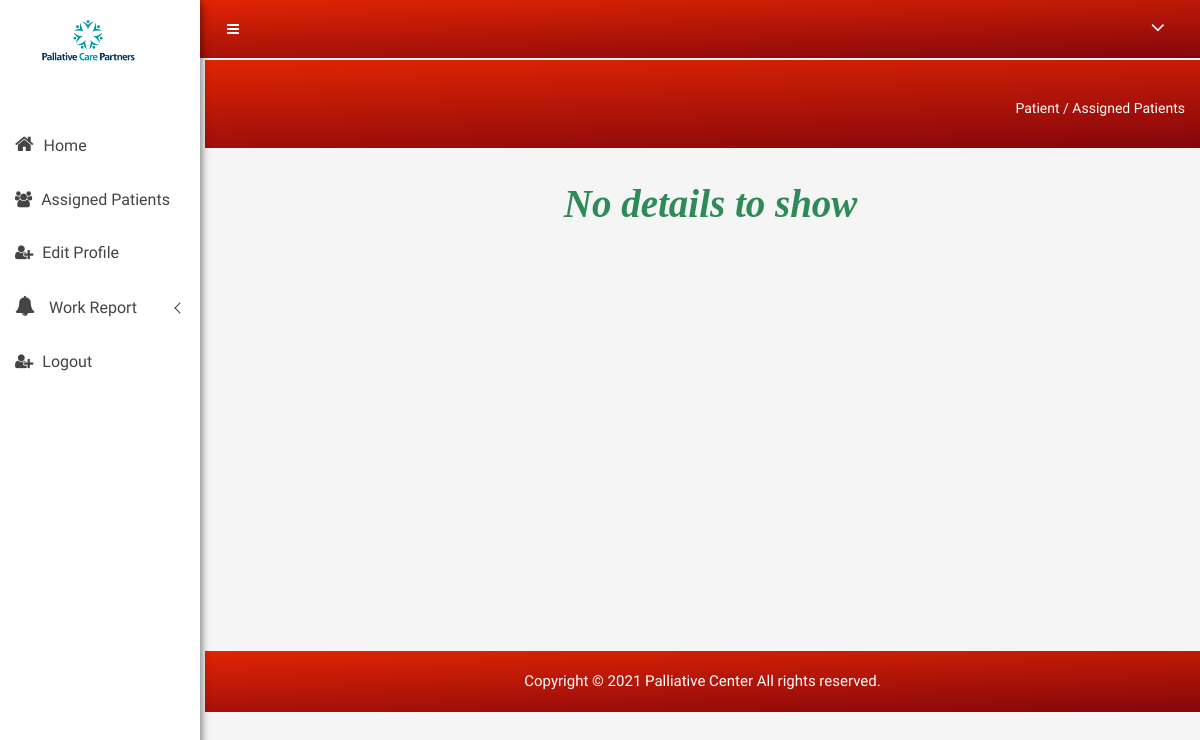
Before: /Nurse/view_patientlist.php (signed in) with the older database file.
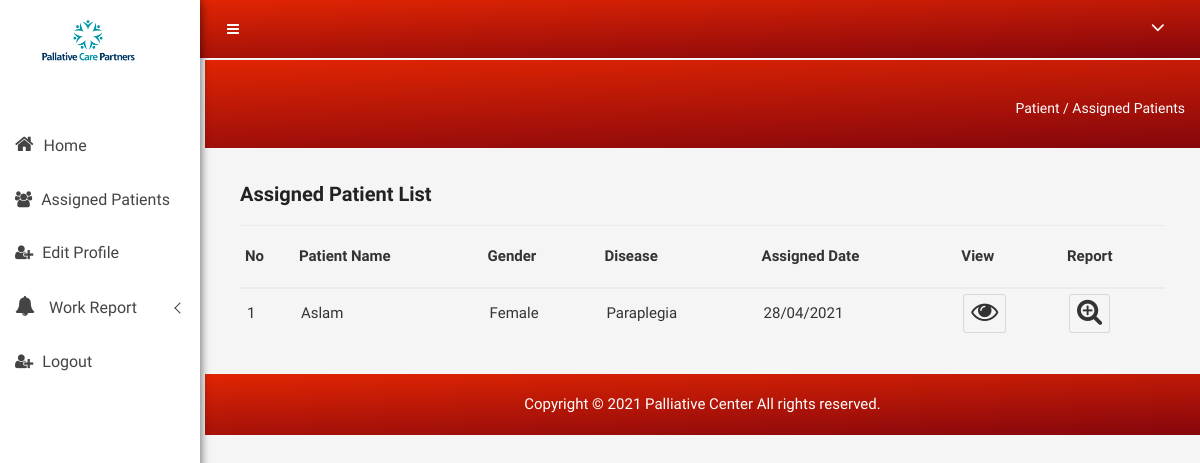
After: the same page with the newer database file.
### tables this page shows
CREATE TABLE `assign_nurse` (
  `ass_nid` int(5) NOT NULL,
  `nurse` int(5) NOT NULL,
  `patient` int(5) NOT NULL,
  `assigned_on` date NOT NULL,
  `ass_status` varchar(15) NOT NULL
);

CREATE TABLE `patient` (
  `pid` int(5) NOT NULL,
  `pname` varchar(30) NOT NULL,
  `mobile` bigint(12) NOT NULL,
  `dob` date NOT NULL,
  `gender` varchar(10) NOT NULL,
  `place` varchar(25) NOT NULL,
  `panchayath` varchar(25) NOT NULL,
  `ward` int(5) NOT NULL,
  `address` varchar(50) NOT NULL,
  `pincode` int(8) NOT NULL,
  `disease` varchar(30) NOT NULL
);

CREATE TABLE `nurse` (
  `nid` int(5) NOT NULL,
  `name` varchar(20) NOT NULL,
  `mobile` bigint(12) NOT NULL,
  `gender` varchar(15) NOT NULL,
  `dob` date NOT NULL,
  `place` varchar(15) NOT NULL,
  `address` varchar(30) NOT NULL
);

### Nurse/view_patientlist.php (the view, shortened to what this page needs)
<?php
include "header.php";
?>
<div class="breadcome-area">
    <div class="container-fluid">
        <div class="row">
            <div class="col-lg-12 col-md-12 col-sm-12 col-xs-12">
                <div class="breadcome-list single-page-breadcome">
                    <div class="row">
                        <div class="col-lg-6 col-md-6 col-sm-6 col-xs-6">
                        </div>
                        <div class="col-lg-6 col-md-6 col-sm-6 col-xs-6">
                            <ul class="breadcome-menu">
                                <li><a href="#">Patient</a> <span class="bread-slash">/</span>
                                </li>
                                <li><span class="bread-blod">Assigned Patients</span>
                                </li>
                            </ul>
                        </div>
                    </div>
                </div>
            </div>
        </div>
    </div>
</div>
</div>
<div class="product-status mg-tb-15">
    <div class="container-fluid">
        <div class="row">
            <div class="col-lg-12 col-md-12 col-sm-12 col-xs-12">
                <div class="product-status-wrap">
                    <?php
                    $sq=mysqli_query($con,"select * from patient INNER JOIN assign_nurse ON patient.pid=assign_nurse.patient inner join nurse ON assign_nurse.nurse=nurse.nid where nurse.mobile='$nmob'");
                    if(mysqli_num_rows($sq)==0){
                        echo "<h2 style='margin-left: 35%;color:seagreen;font-family: Times;font-style: italic;font-size: 39px;'>No details to show</h2><br><br><br><br><br><br><br><br><br><br><br><br><br><br><br><br><br><br><br>";
                    }else {
                        ?>
                        <h4>Assigned Patient List</h4>
                        <table>
                            <tr>
                                <th>No</th>
                                <th>Patient Name</th>
                                <th>Gender</th>
                                <th>Disease</th>
                                <th>Assigned Date</th>
                                <th data-field="view">View</th>
                                <th data-field="action">Report</th></tr>
                            <?php
                            $i = 1;
                            $sq=mysqli_query($con,"select * from patient INNER JOIN assign_nurse ON patient.pid=assign_nurse.patient inner join nurse ON assign_nurse.nurse=nurse.nid where nurse.mobile='$nmob'");
                            while ($ro = mysqli_fetch_array($sq)) {
                                ?>
                                <tr style="text-transform: capitalize">
                                    <td><?php echo $i ?></td>
                                    <td><?php echo $ro['pname'] ?></td>
                                    <td><?php echo $ro['gender'] ?></td>
                                    <td><?php echo $ro['disease'] ?></td>
                                    <td><?php echo date('d/m/Y', strtotime($ro['assigned_on'])) ?></td>
                                    <td>
                                        <a href="viewmore_plist.php?id=<?php echo $ro['pid'] ?>"
                                           data-toggle="tooltip" title="View" class="pd-setting-ed" style="padding: 6px 7px;
color:
#333;
font-size: 22px;
border-radius: 3px;
border: 1px solid
rgba(0,0,0,.12);
background:
#f5f5f5;">
                                            <i class="fa fa-eye" aria-hidden="true" style="font-size: 27px;"></i>
                                        </a>
                                    </td>
                                    <td>
                                        <a href="add_report.php?aid=<?php echo $ro['pid'] ?>"
                                           data-toggle="tooltip" title="View" class="pd-setting-ed" style="padding: 6px 7px;
color:
#333;
font-size: 22px;
border-radius: 3px;
border: 1px solid
rgba(0,0,0,.12);
background:
#f5f5f5;">
                                            <i class="fa fa-search-plus" style="font-size: 27px;"></i>
                                        </a>
                                    </td>
                                </tr>
                                <?php
                                $i++;
                            }
                            ?>
                        </table>
                        <?php
                    }
                    ?>
                </div>
            </div>
        </div>
    </div>
</div>
<?php
include "footer.php";
?>
</body>
</html>

### Nurse/header.php (shortened to what this page needs)
<?php
$nmob=$_SESSION['nrs_mob'];
?>
<!doctype html>
<html class="no-js" lang="en">
<head>
    <link rel="stylesheet" href="css/bootstrap.min.css">
    <link rel="stylesheet" href="css/font-awesome.min.css">
    <link rel="stylesheet" href="css/owl.carousel.css">
    <link rel="stylesheet" href="css/owl.theme.css">
    <link rel="stylesheet" href="css/owl.transitions.css">
    <link rel="stylesheet" href="css/animate.css">
    <link rel="stylesheet" href="css/normalize.css">
    <link rel="stylesheet" href="css/meanmenu.min.css">
    <link rel="stylesheet" href="css/main.css">
    <link rel="stylesheet" href="css/morrisjs/morris.css">
    <link rel="stylesheet" href="css/scrollbar/jquery.mCustomScrollbar.min.css">
    <link rel="stylesheet" href="css/metisMenu/metisMenu.min.css">
    <link rel="stylesheet" href="css/metisMenu/metisMenu-vertical.css">
    <link rel="stylesheet" href="css/calendar/fullcalendar.min.css">
    <link rel="stylesheet" href="css/calendar/fullcalendar.print.min.css">
    <link rel="stylesheet" href="style.css">
    <link rel="stylesheet" href="css/responsive.css">
</head>
<body>
<div class="left-sidebar-pro">
    <nav id="sidebar" class="">
        <div class="sidebar-header">
            <a href="index.php"><img class="main-logo" src="../Admin/img/logo/logo2.png" alt="" style="width: 158px;margin-left: -24px;margin-top: -18px;"/></a>
        </div>
        <div class="left-custom-menu-adp-wrap comment-scrollbar">
            <nav class="sidebar-nav left-sidebar-menu-pro">
                <ul class="metismenu" id="menu1">
                    <li><a title="Home" href="index.php" aria-expanded="false"><i class="fa big-icon fa-home icon-wrap"></i><span class="mini-click-non">Home</span></a></li>
                    <li><a title="Assigned patients" href="view_patientlist.php" aria-expanded="false"><i class="fa fa-users icon-wrap sub-icon-mg" aria-hidden="true"></i> <span class="mini-click-non">Assigned Patients</span></a></li>
                    <li><a title="edit profile" href="edit_profile.php" aria-expanded="false"><i class="fa fa-user-plus icon-wrap sub-icon-mg" aria-hidden="true"></i> <span class="mini-click-non">Edit Profile</span></a></li>
                    <li>
                        <a class="has-arrow" href="" aria-expanded="false"><i class="fa big-icon fa-bell icon-wrap"></i> <span class="mini-click-non">Work Report</span></a>
                    </li>
                    <li><a title="logout" href="logout.php" aria-expanded="false"><i class="fa fa-user-plus icon-wrap sub-icon-mg" aria-hidden="true"></i> <span class="mini-click-non">Logout</span></a></li>
                </ul>
            </nav>
        </div>
    </nav>
</div>
<div class="all-content-wrapper">
    <div class="container-fluid">
        <div class="row">
            <div class="col-lg-12 col-md-12 col-sm-12 col-xs-12">
                <div class="logo-pro">
                    <a href="index.php"><img class="main-logo" src="img/logo/logo.png" alt="" /></a>
                </div>
            </div>
        </div>
    </div>
    <div class="header-advance-area">
        <div class="header-top-area">
            <div class="container-fluid">
                <div class="row">
                    <div class="col-lg-12 col-md-12 col-sm-12 col-xs-12">
                        <div class="header-top-wraper">
                            <div class="row">
                                <div class="col-lg-1 col-md-0 col-sm-1 col-xs-12">
                                    <div class="menu-switcher-pro">
                                        <button type="button" id="sidebarCollapse" class="btn bar-button-pro header-drl-controller-btn btn-info navbar-btn">
                                            <i class="fa fa-bars"></i>
                                        </button>
                                    </div>
                                </div>
                                <div class="col-lg-6 col-md-7 col-sm-6 col-xs-12">
                                    <div class="header-top-menu tabl-d-n">
                                        <ul class="nav navbar-nav mai-top-nav">
                                            <li class="nav-item"><a href="#" class="nav-link"></a>
                                            </li>
                                            <li class="nav-item"><a href="#" class="nav-link"></a>
                                            </li>
                                            <li class="nav-item"><a href="#" class="nav-link"></a>
                                            </li>
                                            <li class="nav-item"><a href="#" class="nav-link"></a>
                                            </li>
                                        </ul>
                                    </div>
                                </div>
                                <div class="col-lg-5 col-md-5 col-sm-12 col-xs-12">
                                    <div class="header-right-info">
                                        <ul class="nav navbar-nav mai-top-nav header-right-menu">
                                            <li class="nav-item">
                                                <a href="#" data-toggle="dropdown" role="button" aria-expanded="false" class="nav-link dropdown-toggle">
                                                    <i class="fa fa-angle-down adminpro-icon adminpro-down-arrow"></i>
                                                </a>
                                            </li>
                                            <li class="nav-item nav-setting-open"><a href="#" data-toggle="dropdown" role="button" aria-expanded="false" class="nav-link dropdown-toggle"></a></li>
                                        </ul>
                                    </div>
                                </div>
                            </div>
                        </div>
                    </div>
                </div>
            </div>
        </div>

### Nurse/footer.php (shortened to what this page needs)
<div class="footer-copyright-area">
    <div class="container-fluid">
        <div class="row">
            <div class="col-lg-12">
                <div class="footer-copy-right">
                    <p>Copyright &copy; <?php echo date('Y') ?> <a href="#">Palliative Center</a> All rights reserved.</p>
                </div>
            </div>
        </div>
    </div>
</div>
</div>

### Nurse/css/main.css (style rules this page uses)
html { color: #222; font-size: 1em; line-height: 1.4; }
audio, canvas, iframe, img, svg, video { vertical-align: middle; }

### Nurse/css/metisMenu/metisMenu-vertical.css (style rules this page uses)
.sidebar-nav { background: #fff; }
.sidebar-nav ul { padding: 0; margin: 0; list-style: none; background: #f5f5f5; }
.sidebar-nav .metismenu { background: #fff; display: -webkit-box; display: -ms-flexbox; display: flex; -webkit-box-orient: vertical; -webkit-box-direction: normal; -ms-flex-direction: column; flex-direction: column; }
.sidebar-nav .metismenu li + li { margin-top: 5px; }
.sidebar-nav .metismenu li:first-child { margin-top: 5px; }
.sidebar-nav .metismenu li:last-child { margin-bottom: 5px; }
.sidebar-nav .metismenu > li { display: -webkit-box; display: -ms-flexbox; display: flex; -webkit-box-orient: vertical; -webkit-box-direction: normal; -ms-flex-direction: column; flex-direction: column; position: relative; }
.sidebar-nav .metismenu a { position: relative; display: block; padding: 13px 15px; color: #444; outline-width: 0; transition: all .3s ease-out; font-size:16px; }
.sidebar-nav .metismenu li .icon-wrap { margin-right:10px; font-size:20px; }
.sidebar-nav .metismenu li .sub-icon-mg { margin-right:5px; font-size:16px; }

Changed rows visible on the page:
added assign_nurse: patient.pname "Aslam", nurse.gender "Female", patient.disease "Paraplegia", assigned_on "28/04/2021"
Other visible differences:
text no longer shown: "No details to show"
text now shown: "Assigned Patient List No Patient Name Gender Disease Assigned Date View Report"
